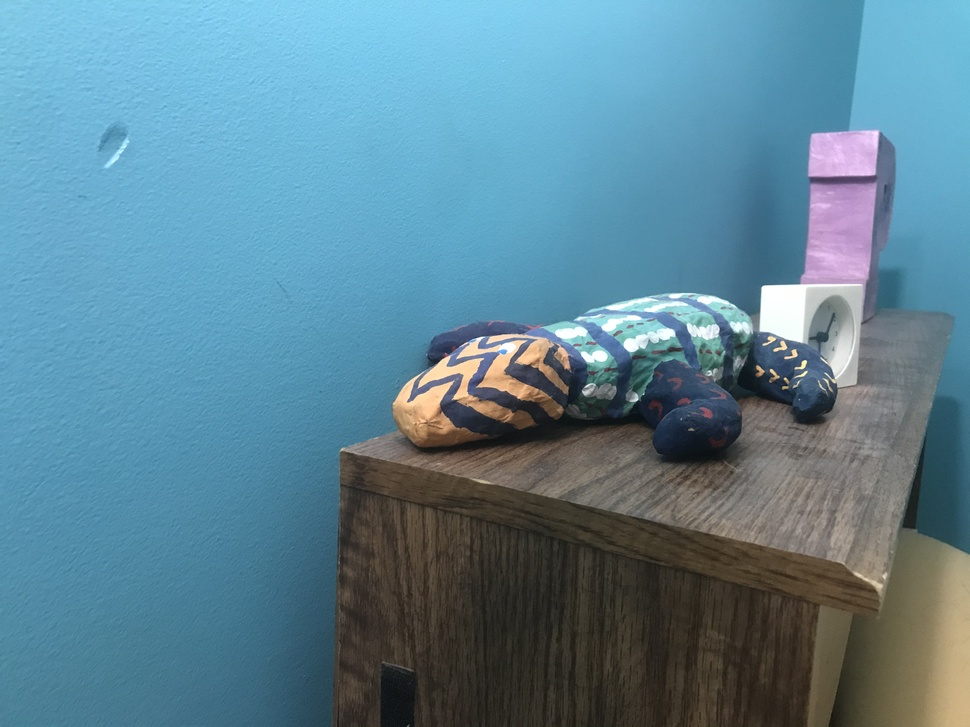
#> input picture data/myL.jpeg, 970 x 727 px, shrunk from 4032 x 3024 before the run
$ python stereo_rectification.py
#> lines starting #> are read from the running program, lines starting #| are printed output that depends on the picture
import cv2
import numpy as np
import matplotlib.pyplot as plt

I1 = cv2.imread('./data/myL.jpeg');
#> I1 is the input picture: shape (727, 970, 3); mean B, G, R 149.6, 132.5, 93.4
I2 = cv2.imread('./data/myR.jpeg');
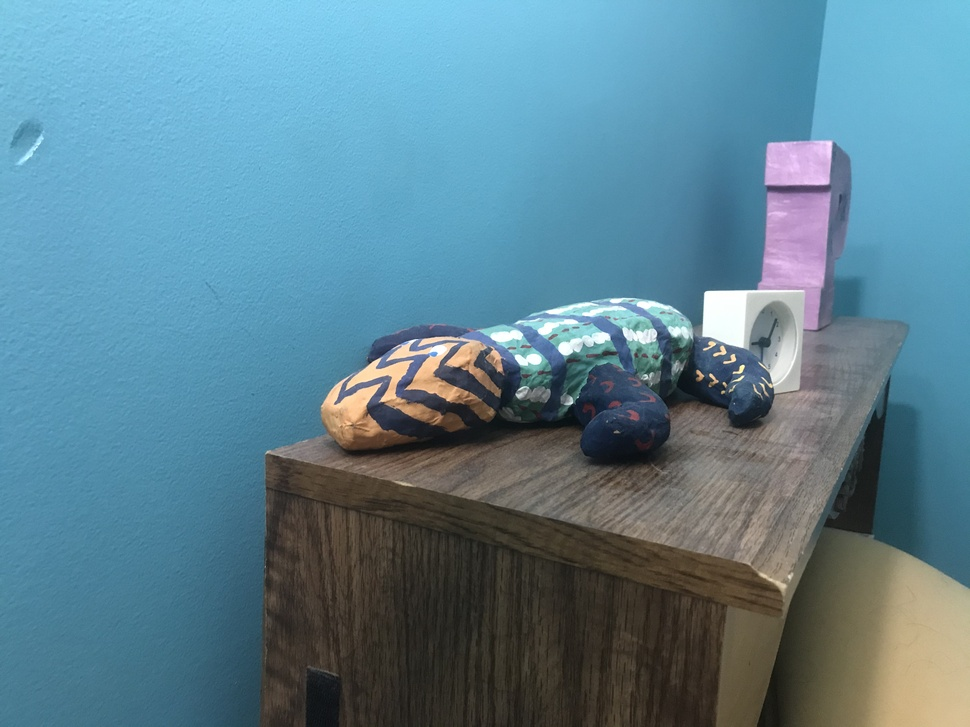
#> input picture data/myR.jpeg, 970 x 727 px, shrunk from 4032 x 3024 before the run
#> I2 is the input picture: shape (727, 970, 3); mean B, G, R 146.2, 130.5, 93.1

I1gray = cv2.cvtColor(I1, cv2.COLOR_BGR2GRAY)
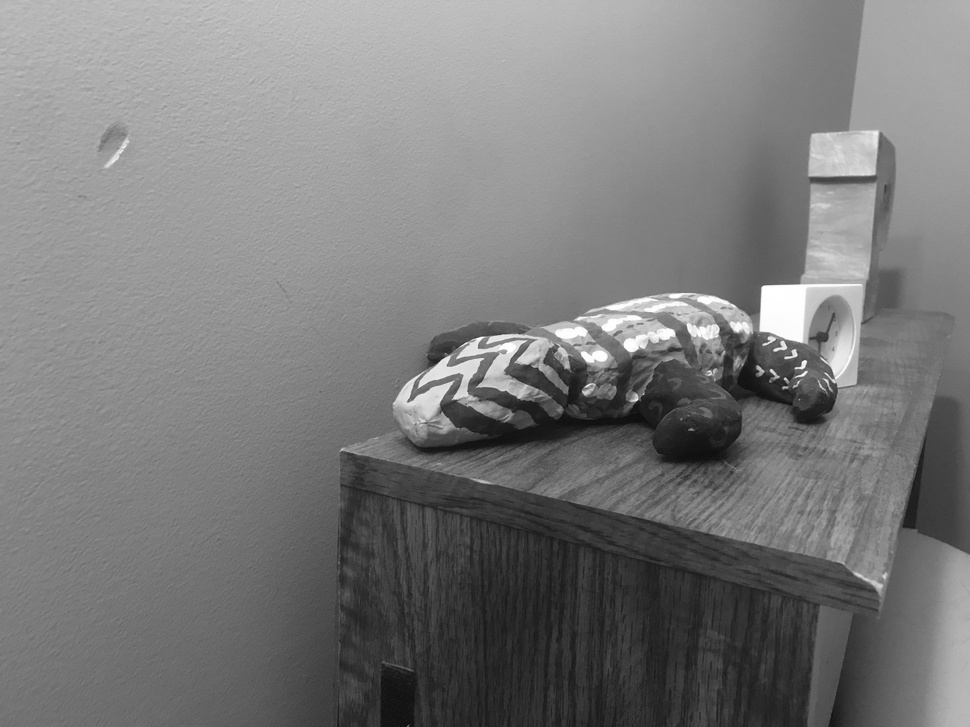
#> I1gray: shape (727, 970); min 9, max 255, mean 122.8
I2gray = cv2.cvtColor(I2, cv2.COLOR_BGR2GRAY)
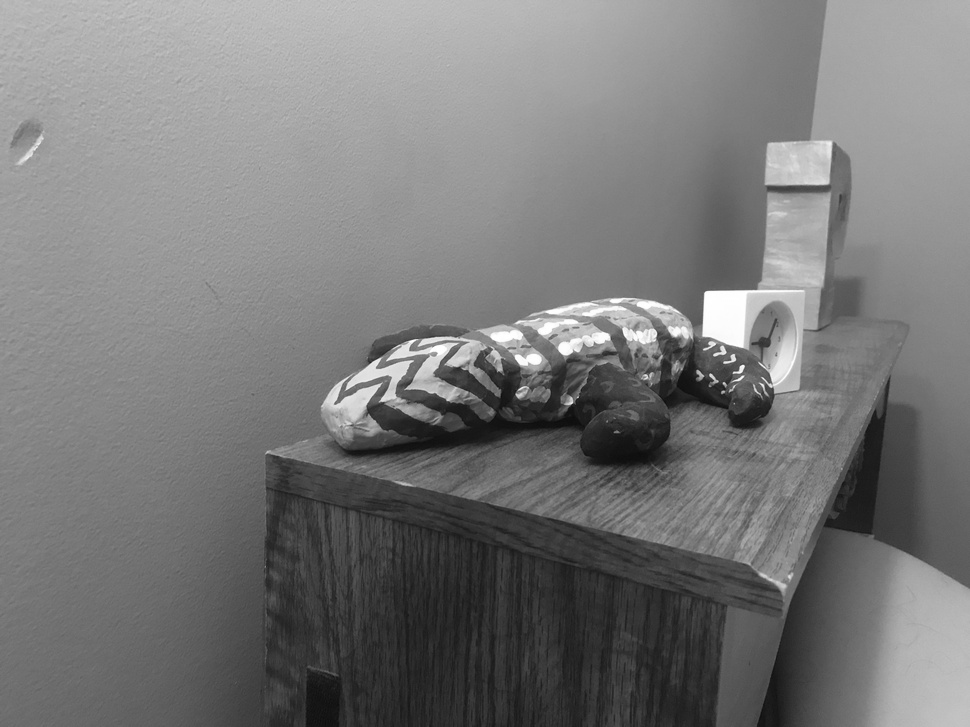
#> I2gray: shape (727, 970); min 11, max 255, mean 121.1

orb = cv2.ORB_create()
kp1, des1 = orb.detectAndCompute(I1gray, None)
#> kp1 = 500 keypoints; strongest (x, y, size): (805, 361, 31), (800, 365, 31), (804, 361, 37.2), (802, 368, 31)
kp2, des2 = orb.detectAndCompute(I2gray, None)
#> kp2 = 500 keypoints; strongest (x, y, size): (742, 366, 31), (737, 370, 31), (739, 372, 37.2), (740, 366, 31)

bf = cv2.BFMatcher(cv2.NORM_HAMMING, True)
matches = bf.match(des1, des2)
#> matches = 348 matches
matches = sorted(matches, key = lambda x:x.distance)[:30]
#> matches = 30 matches

img3 = cv2.drawMatches(I1,kp1,I2,kp2, matches, flags=2, outImg = None)
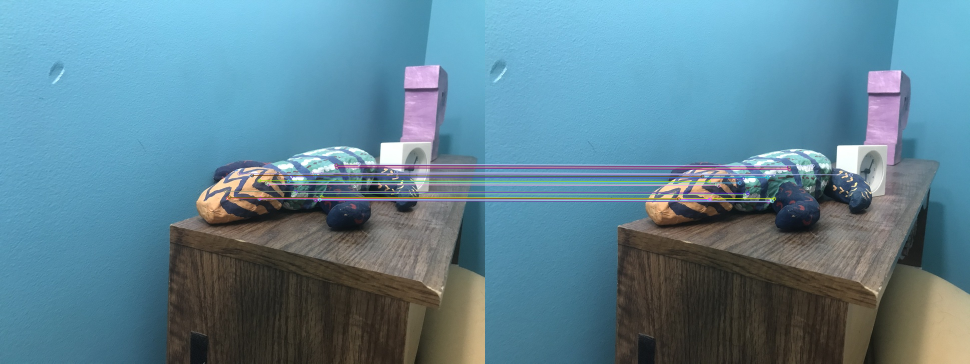
#> img3: shape (727, 1940, 3) (shown at 1/2 size); mean B, G, R 148.1, 131.6, 94.1
plt.imshow(img3), plt.show()

best_kp1 = []
best_kp2 = []
best_matches = []

for match in matches:
	best_kp1.append(kp1[match.queryIdx].pt)
	best_kp2.append(kp2[match.trainIdx].pt)
	best_matches.append(match)
#> this loop made 30 passes
#> after the loop, best_kp1 = 30 pairs, first value 451 to 791.3, second value 327.6 to 400.8; best_kp2 = 30 pairs, first value 379 to 731.6, second value 331.2 to 403.2; best_matches = 30 matches

print(best_kp1)
#> (printed output is left out)
print(best_kp2)
#> (printed output is left out)
best_kp1 = np.array(best_kp1)
best_kp2 = np.array(best_kp2)
best_matches = np.array(best_matches)

F, inlier_mask = cv2.findFundamentalMat(best_kp1, best_kp2, cv2.FM_7POINT)
#> F = [[-2.93e-07, -3.8e-05, 0.0146], [3.85e-05, -3.16e-07, -0.0268], [-0.0145, 0.0243, 1]]; inlier_mask = 30 values, max 1 at index 0, min 0 at index 7, mean 0.767
inlier_mask = inlier_mask.flatten()

#points within epipolar lines
inlier_kp1 = best_kp1[inlier_mask == 1]
#> inlier_kp1 = 23 rows, first 8: [536.4, 368.4], [642.8, 347.3], [674, 335], [591, 383], [628.8, 350.4], [672.5, 332.6], [643, 394], [532.8, 366]
inlier_kp2 = best_kp2[inlier_mask == 1]
#> inlier_kp2 = 23 rows, first 8: [466.8, 370.8], [577.2, 350.8], [609, 339], [525, 386], [562.8, 354], [607.7, 337], [578, 397], [463.2, 368.4]

inlier_matches = best_matches[inlier_mask==1]

print(inlier_kp1)
#> (printed output is left out)
print(inlier_kp2)
#> (printed output is left out)

img3 = cv2.drawMatches(I1,kp1,I2,kp2, inlier_matches, flags=2, outImg = None)
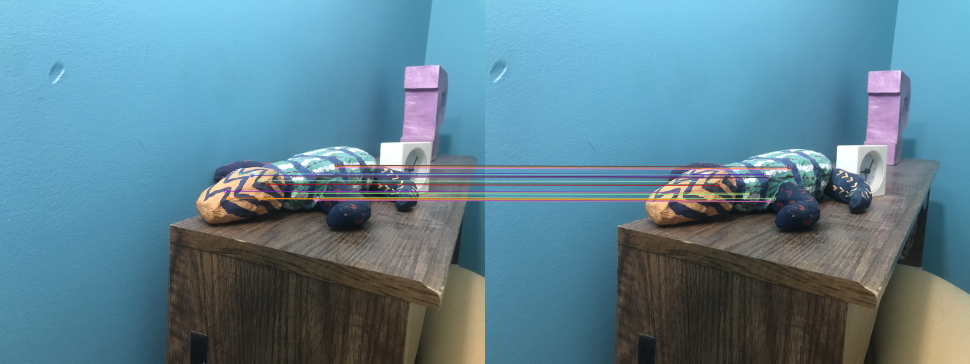
#> img3: shape (727, 1940, 3) (shown at 1/2 size); mean B, G, R 147.4, 131.2, 94.1
plt.imshow(img3),plt.show()

thresh = 0

_, H1, H2 = cv2.stereoRectifyUncalibrated(np.float32(inlier_kp1), np.float32(inlier_kp2), F, I1gray.shape[::-1], 1)
#> H1 = [[0.0611, 0.00625, -49.51], [0.071, -0.0202, -42.1], [0.000186, 2.15e-05, -0.139]]; H2 = [[-2.17, -0.272, 1631.6], [-2.49, 0.695, 1317.8], [-0.00653, -0.000819, 4.46]]

I1_rect = np.float32([[[0, 0], [I1.shape[1], 0], [I1.shape[1], I1.shape[0]], [0, I1.shape[0]]]])
#> I1_rect = [[0, 0], [970, 0], [970, 727], [0, 727]]
warped_I1_rect = cv2.perspectiveTransform(I1_rect, H1)
#> warped_I1_rect = [[357, 303.6], [230.8, 634.9], [246.9, 209.9], [365.5, 461.3]]

I2_rect = np.float32([[[0, 0], [I2.shape[1], 0], [I2.shape[1], I2.shape[0]], [0, I2.shape[0]]]])
#> I2_rect = [[0, 0], [970, 0], [970, 727], [0, 727]]
warped_I2_rect = cv2.perspectiveTransform(I2_rect, H2)
#> warped_I2_rect = [[366.1, 295.7], [250.9, 587.3], [270.5, 241.3], [371.4, 472.1]]

min_x_I1= min(warped_I1_rect[0][0][0], warped_I1_rect[0][1][0], warped_I1_rect[0][2][0], warped_I1_rect[0][3][0])
#> min_x_I1 = 230.8
min_x_I2 =min(warped_I2_rect[0][0][0], warped_I2_rect[0][1][0], warped_I2_rect[0][2][0], warped_I2_rect[0][3][0])
#> min_x_I2 = 250.9

min_y_I1 = min(warped_I1_rect[0][0][1], warped_I1_rect[0][1][1], warped_I1_rect[0][2][1], warped_I1_rect[0][3][1])
#> min_y_I1 = 209.9
min_y_I2 = min(warped_I2_rect[0][0][1], warped_I2_rect[0][1][1], warped_I2_rect[0][2][1], warped_I2_rect[0][3][1])
#> min_y_I2 = 241.3

max_x_I1 = max(warped_I1_rect[0][0][0], warped_I1_rect[0][1][0], warped_I1_rect[0][2][0], warped_I1_rect[0][3][0])
#> max_x_I1 = 365.5
max_x_I2 = max(warped_I2_rect[0][0][0], warped_I2_rect[0][1][0], warped_I2_rect[0][2][0], warped_I2_rect[0][3][0])
#> max_x_I2 = 371.4

max_y_I1 = max(warped_I1_rect[0][0][1], warped_I1_rect[0][1][1], warped_I1_rect[0][2][1], warped_I1_rect[0][3][1])
#> max_y_I1 = 634.9
max_y_I2 = max(warped_I2_rect[0][0][1], warped_I2_rect[0][1][1], warped_I2_rect[0][2][1], warped_I2_rect[0][3][1])
#> max_y_I2 = 587.3

translation_xy_I1 = np.array([max(0, -min_x_I1), max(0, -min_y_I1)])
#> translation_xy_I1 = [0, 0]
translation_xy_I2 = np.array([max(0, -min_x_I2), max(0, -min_y_I2)])
#> translation_xy_I2 = [0, 0]

W_I1 = (max_x_I1 + translation_xy_I1[0])
#> W_I1 = 365.5
H_I1 = (max_y_I1 + translation_xy_I1[1])
#> H_I1 = 634.9

W_I2 = (max_x_I2 + translation_xy_I2[0])
#> W_I2 = 371.4
H_I2 = (max_y_I2 + translation_xy_I2[1])
#> H_I2 = 587.3

transform_T = np.eye(3)
transform_T[0,2] = translation_xy_I1[0]
transform_T[1,2] = translation_xy_I1[1]
transform_T = transform_T[:2, :]

H1 = np.concatenate((transform_T, [[0, 0, 1]]), axis=0) @ H1

transform_T = np.eye(3)
transform_T[0,2] = translation_xy_I2[0]
transform_T[1,2] = translation_xy_I2[1]
transform_T = transform_T[:2, :]

H2 = np.concatenate((transform_T, [[0, 0, 1]]), axis=0) @ H2

stereo_L = cv2.warpPerspective(I1, H1, (int(W_I1),int(H_I1)))
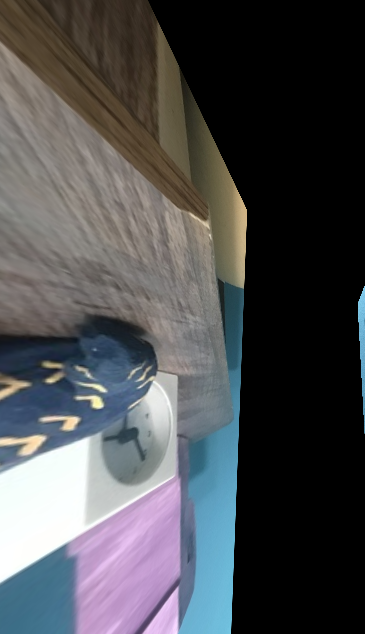
#> stereo_L: shape (634, 365, 3); mean B, G, R 79.7, 77, 75.9
stereo_R = cv2.warpPerspective(I2, H2, (int(W_I2),int(H_I2)))
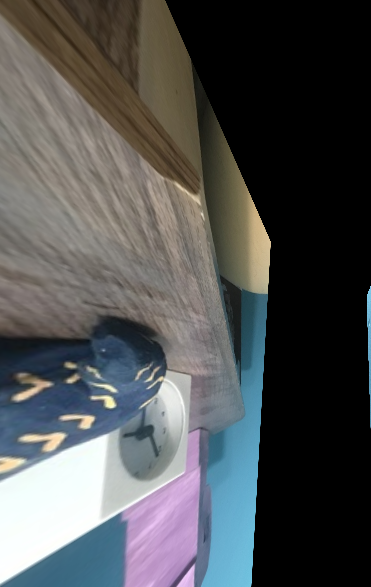
#> stereo_R: shape (587, 371, 3); mean B, G, R 81.9, 81.2, 79.4

plt.imshow(stereo_L)
plt.show()
plt.imshow(stereo_R)
plt.show()
